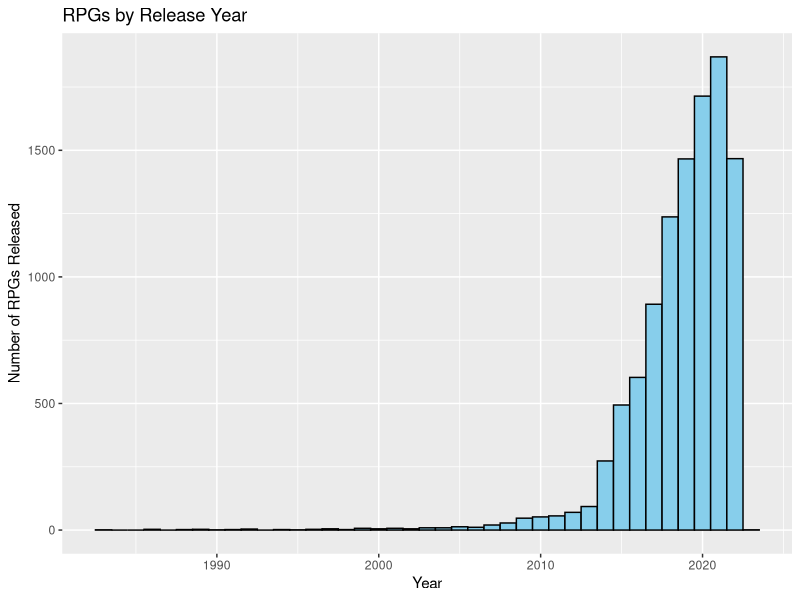

Generate this figure with R:
## ---- chunk 1
knitr::opts_chunk$set(echo = TRUE)
## ---- chunk 2
mydata <- read.csv("rpg_steam_clean.csv")
head(mydata)
nrow(mydata)
## ---- chunk 3
slim_mydata <- subset(mydata, select = -c(lowest_estimated_owners_number, highest_estimated_owners_number, 	
average_estimated_owners_number))
slim_mydata
## ---- chunk 4
library(ggplot2)

ggplot(slim_mydata, aes(x = release_year)) +
  geom_histogram(binwidth = 1, fill = "skyblue", color = "black") +
  labs(title = "RPGs by Release Year", x = "Year", y = "Number of RPGs Released")
